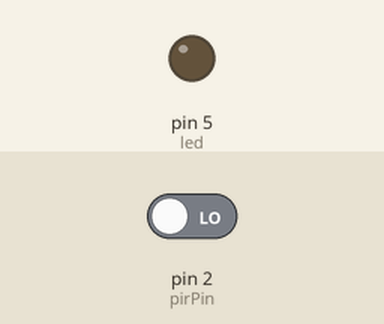
A sketch run on a simulated Arduino Uno, built with avr-gcc and run on an emulated ATmega328P. Parts: output pins drawn as LEDs (lit = HIGH). Inputs (shaded band) come from the test bench; at power-on: pin 2 (pirPin) LOW.

Above: at 1.2 s.
1.3 s: pin 2 (pirPin) driven HIGH
At 2.6 s:
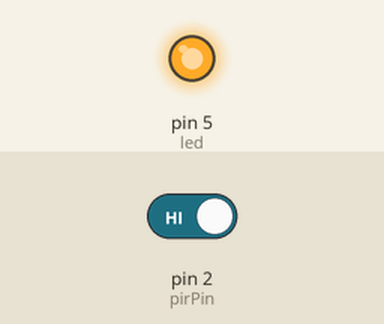
Timing chart, 0 to 4.3 s (numbered marks = the images above; inputs shaded):
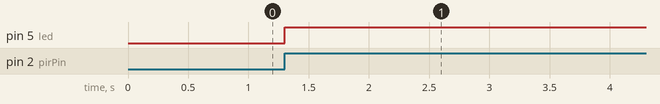

Measured:
- after the input at 1.3 s, pin 5 (led): LOW → HIGH at once

The sketch:

pir.ino
```cpp
const byte pirPin = 2;
const byte led = 5;


void setup() {
  // put your setup code here, to run once:
    pinMode(led, OUTPUT);
    attachInterrupt(digitalPinToInterrupt(pirPin), detectado,RISING  );

}

void loop() {
  // put your main code here, to run repeatedly:

}

void detectado(){

digitalWrite(led, !digitalRead(led));

}
```
